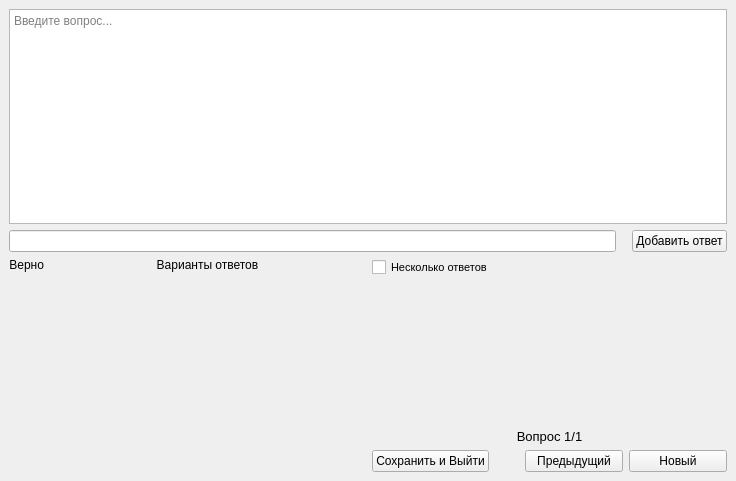
<?xml version="1.0" encoding="UTF-8"?>
<ui version="4.0">
 <class>MainWindow</class>
 <widget class="QMainWindow" name="MainWindow">
  <property name="geometry">
   <rect>
    <x>0</x>
    <y>0</y>
    <width>736</width>
    <height>481</height>
   </rect>
  </property>
  <property name="windowTitle">
   <string>MainWindow</string>
  </property>
  <widget class="QWidget" name="centralwidget">
   <layout class="QVBoxLayout" name="verticalLayout_4">
    <item>
     <layout class="QHBoxLayout" name="horizontalLayout_6">
      <item>
       <widget class="QTextEdit" name="question">
        <property name="sizePolicy">
         <sizepolicy hsizetype="Expanding" vsizetype="Expanding">
          <horstretch>0</horstretch>
          <verstretch>0</verstretch>
         </sizepolicy>
        </property>
        <property name="font">
         <font>
          <italic>false</italic>
         </font>
        </property>
        <property name="placeholderText">
         <string>Введите вопрос...</string>
        </property>
       </widget>
      </item>
     </layout>
    </item>
    <item>
     <layout class="QHBoxLayout" name="horizontalLayout">
      <item>
       <widget class="QLineEdit" name="answer">
        <property name="enabled">
         <bool>true</bool>
        </property>
       </widget>
      </item>
      <item>
       <spacer name="horizontalSpacer">
        <property name="orientation">
         <enum>Qt::Horizontal</enum>
        </property>
        <property name="sizeType">
         <enum>QSizePolicy::Fixed</enum>
        </property>
        <property name="sizeHint" stdset="0">
         <size>
          <width>10</width>
          <height>20</height>
         </size>
        </property>
       </spacer>
      </item>
      <item>
       <widget class="QPushButton" name="b_add">
        <property name="text">
         <string>Добавить ответ</string>
        </property>
       </widget>
      </item>
     </layout>
    </item>
    <item>
     <layout class="QHBoxLayout" name="horizontalLayout_3">
      <item>
       <layout class="QVBoxLayout" name="answer_layout">
        <item>
         <layout class="QHBoxLayout" name="horizontalLayout_4">
          <item>
           <widget class="QLabel" name="label_2">
            <property name="sizePolicy">
             <sizepolicy hsizetype="Maximum" vsizetype="Preferred">
              <horstretch>0</horstretch>
              <verstretch>0</verstretch>
             </sizepolicy>
            </property>
            <property name="text">
             <string>Верно</string>
            </property>
            <property name="alignment">
             <set>Qt::AlignRight|Qt::AlignTop|Qt::AlignTrailing</set>
            </property>
           </widget>
          </item>
          <item>
           <widget class="QLabel" name="label">
            <property name="sizePolicy">
             <sizepolicy hsizetype="Preferred" vsizetype="Preferred">
              <horstretch>0</horstretch>
              <verstretch>0</verstretch>
             </sizepolicy>
            </property>
            <property name="text">
             <string>Варианты ответов</string>
            </property>
            <property name="alignment">
             <set>Qt::AlignHCenter|Qt::AlignTop</set>
            </property>
           </widget>
          </item>
         </layout>
        </item>
       </layout>
      </item>
      <item>
       <spacer name="horizontalSpacer_6">
        <property name="orientation">
         <enum>Qt::Horizontal</enum>
        </property>
        <property name="sizeType">
         <enum>QSizePolicy::Fixed</enum>
        </property>
        <property name="sizeHint" stdset="0">
         <size>
          <width>1</width>
          <height>20</height>
         </size>
        </property>
       </spacer>
      </item>
      <item>
       <layout class="QVBoxLayout" name="verticalLayout_3">
        <item>
         <layout class="QHBoxLayout" name="horizontalLayout_5">
          <item>
           <widget class="QCheckBox" name="cb_manyanswers">
            <property name="font">
             <font>
              <pointsize>8</pointsize>
             </font>
            </property>
            <property name="layoutDirection">
             <enum>Qt::LeftToRight</enum>
            </property>
            <property name="text">
             <string>Несколько ответов</string>
            </property>
           </widget>
          </item>
         </layout>
        </item>
        <item>
         <spacer name="verticalSpacer_2">
          <property name="orientation">
           <enum>Qt::Vertical</enum>
          </property>
          <property name="sizeType">
           <enum>QSizePolicy::MinimumExpanding</enum>
          </property>
          <property name="sizeHint" stdset="0">
           <size>
            <width>20</width>
            <height>100</height>
           </size>
          </property>
         </spacer>
        </item>
        <item>
         <layout class="QHBoxLayout" name="horizontalLayout_7">
          <item>
           <widget class="QLabel" name="count">
            <property name="font">
             <font>
              <pointsize>10</pointsize>
             </font>
            </property>
            <property name="text">
             <string>Вопрос 1/1</string>
            </property>
            <property name="alignment">
             <set>Qt::AlignCenter</set>
            </property>
           </widget>
          </item>
         </layout>
        </item>
        <item>
         <layout class="QHBoxLayout" name="horizontalLayout_2">
          <item>
           <widget class="QPushButton" name="b_exit">
            <property name="text">
             <string>Сохранить и Выйти</string>
            </property>
           </widget>
          </item>
          <item>
           <spacer name="horizontalSpacer_4">
            <property name="orientation">
             <enum>Qt::Horizontal</enum>
            </property>
            <property name="sizeType">
             <enum>QSizePolicy::Fixed</enum>
            </property>
            <property name="sizeHint" stdset="0">
             <size>
              <width>30</width>
              <height>20</height>
             </size>
            </property>
           </spacer>
          </item>
          <item>
           <widget class="QPushButton" name="b_prev">
            <property name="text">
             <string>Предыдущий</string>
            </property>
           </widget>
          </item>
          <item>
           <widget class="QPushButton" name="b_next">
            <property name="text">
             <string>Новый</string>
            </property>
           </widget>
          </item>
         </layout>
        </item>
       </layout>
      </item>
     </layout>
    </item>
   </layout>
  </widget>
 </widget>
 <resources/>
 <connections/>
</ui>
